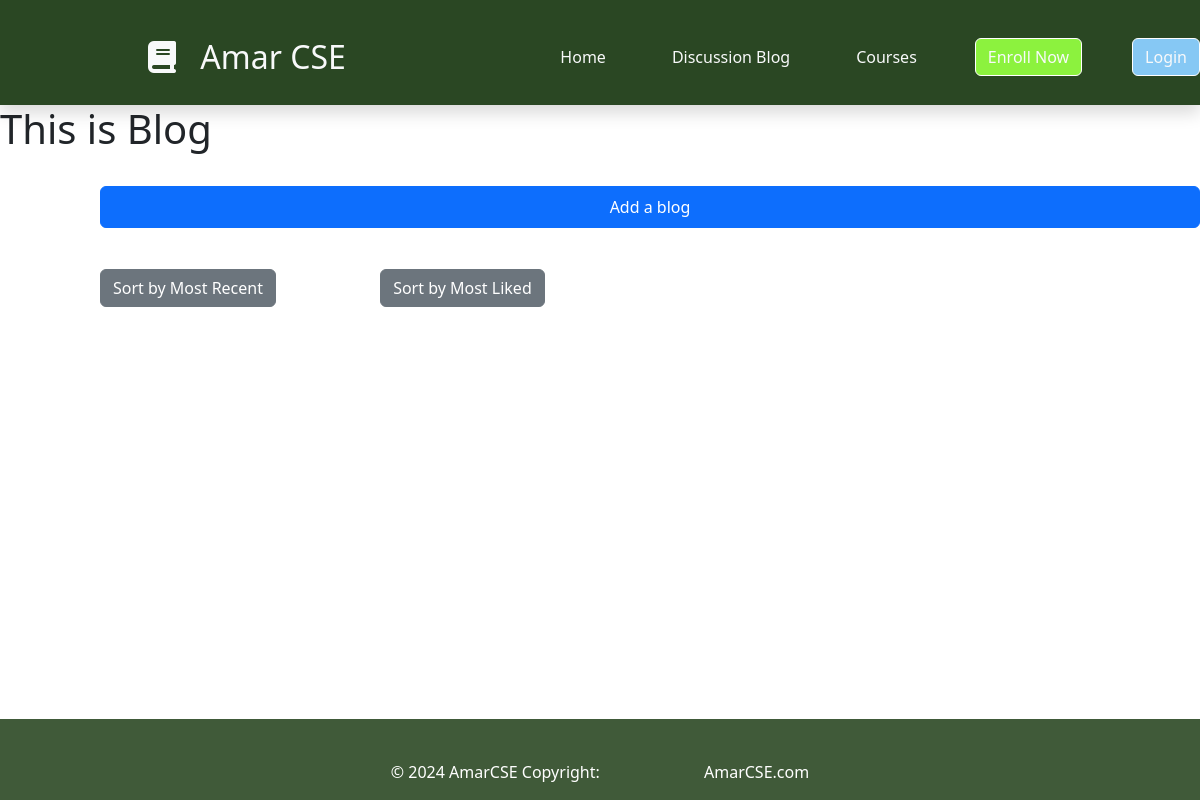
The app's page /blog/blog/, older data.
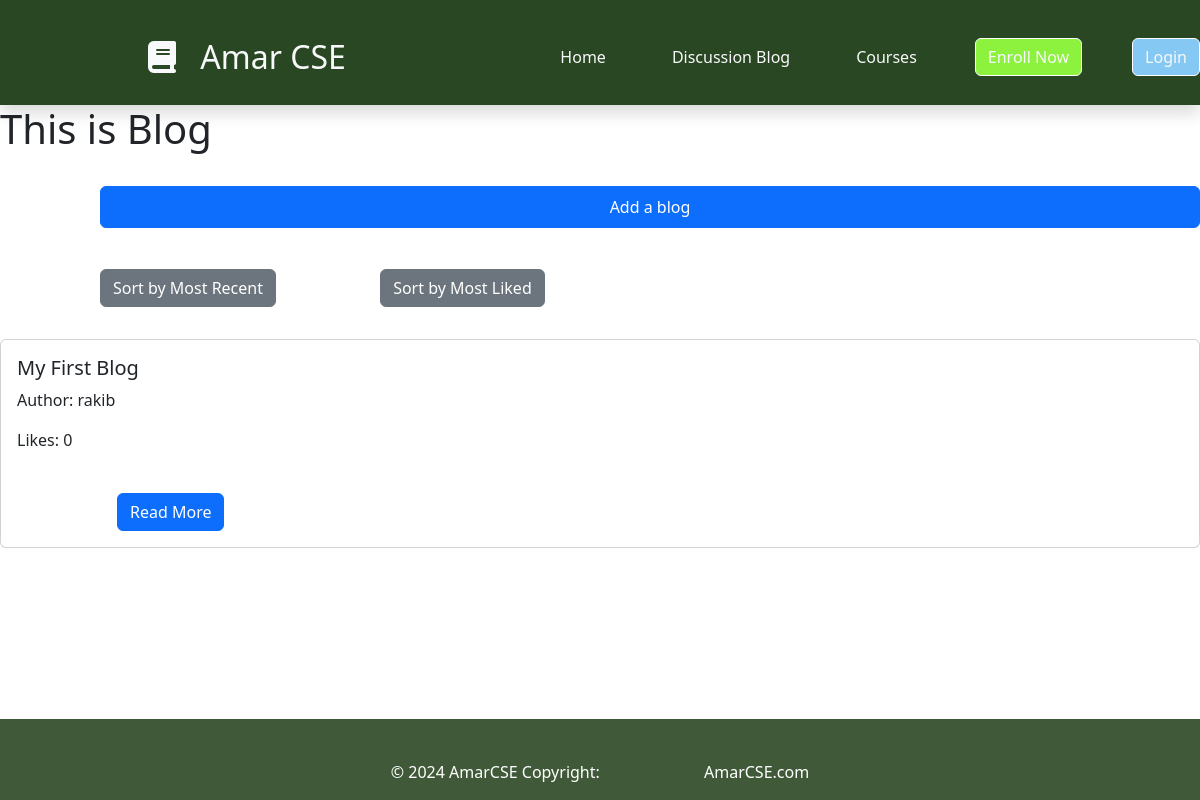
The same page, newer data.
### blog/models.py (models this page shows, shortened)
class BlogPost(models.Model):
    display_image= models.ImageField(upload_to='blog_images/',null=True,blank=True)
    title = models.CharField(max_length=200)
    content = models.TextField()
    author = models.ForeignKey(User, on_delete=models.CASCADE)
    created = models.DateTimeField(auto_now_add=True)

### blog/views.py (the view)
# urls.py: path('blog/',include('blog.urls')),
def blog(request):
    blogs = BlogPost.objects.annotate(like_count=Count('likes'))
    sort_by = request.GET.get('sort', 'date')
    if sort_by == 'likes':
        blogs = blogs.order_by('-like_count', '-created')
    else:
        blogs = blogs.order_by('-created')
    return render(request, 'blog/blog.html', {'blog': blogs})

### template/blog/blog.html (shortened to what this page needs)
{% extends 'base.html' %}
{% block content %}
    <h1>This is Blog</h1>
    <a href="{% url 'addblog' %}" class="btn btn-primary px-5 py-2">Add a blog</a>
    <div class="my-3">
        <a href="?sort=date" class="btn btn-secondary">Sort by Most Recent</a>
        <a href="?sort=likes" class="btn btn-secondary">Sort by Most Liked</a>
    </div>
    {% for b in blog %}
    <div class="card my-3">
        <div class="card-body">
            <h5 class="card-title">{{ b.title }}</h5>
            <p>Author: {{ b.author }}</p>
            <p>Likes: {{ b.like_count }}</p>
            <a href="{% url 'blog_details' b.id %}" class="btn btn-primary">Read More</a>
        </div>
    </div>
    {% endfor %}
{% endblock %}

### template/base.html (shortened to what this page needs)
<!DOCTYPE html>
{% load static %}
<html lang="en">
<head>
    <link href="https://cdn.jsdelivr.net/npm/bootstrap@5.3.3/dist/css/bootstrap.min.css" rel="stylesheet">
    <link rel="stylesheet" href="{% static 'css/style.css'%}">
    <link rel="stylesheet" href="{% static 'css/index.css'%}">
    <link rel="stylesheet" href="{% static 'css/index1.css'%}">
    <link rel="stylesheet" href="{% static 'css/index2.css'%}">
    <link rel="stylesheet" href="{% static 'css/learningcontent.css'%}">
    <link rel="stylesheet" href="{% static 'css/lectures.css'%}">
    <link rel="stylesheet" href="{% static 'css/exercise.css'%}">
    <link rel="stylesheet" href="{% static 'css/user.css'%}">
    <link rel="stylesheet" href="{% static 'codemirror/lib/codemirror.css' %}">
    <link rel="stylesheet" href="https://cdnjs.cloudflare.com/ajax/libs/codemirror/5.65.10/codemirror.min.css">
</head>
<body>
    {%include 'components/header.html' %}
    {% block content %}{% endblock %}
    <br>
    {%include 'components/footer.html' %}
</body>
</html>

### template/components/header.html (shortened to what this page needs)
<section>
    <div>
        <nav class="navbar navbar-expand-lg shadow sticky-top pb-4" style="background-color: #2a4723;">
            <a href="{% url 'index' %}" class="navbar-brand d-flex align-items-center px-4 px-lg-5">
                <h2 class="m-0 text-light"><i class="fa fa-book me-3"></i> Amar CSE</h2>
            </a>
            <div class="collapse navbar-collapse justify-content-between" id="navbarCollapse">
                <div class="navbar-nav ms-auto p-4 p-lg-0">
                    <a href="{% url 'index' %}" class="nav-item1 nav-link text-light active">Home</a>
                    <a href="{% url 'blog' %}" class="nav-item1 nav-link text-light">Discussion Blog</a>
                    <a href="{% url 'academic_course' %}" class="nav-item1 nav-link text-light">Courses</a>
                </div>
                {% if user.is_authenticated %}
                    <div class="d-flex align-items-center">
                        <a href="{% url 'code_editor' %}" class="nav-item1 nav-link text-light">Python Editor</a>
                        <a href="{% url 'profile' %}">
                            <h3 class="m-0 text-light"><i class="fa-solid fa-user"></i> Hello {{ user }} !! </h3>
                        </a>
                        <a href="{% url 'logout' %}" class="btn nav-item1 text-light" style="background-color: #4bc944; border-color: #ffffff;">Logout</a>
                    </div>
                {% else %}
                    <div class="d-flex align-items-center">
                        <a href="{% url 'register' %}" class="btn nav-item1 text-light" style="background-color: #8cf23e; border-color: #ffffff;">Enroll Now</a>
                        <a href="{% url 'login' %}" class="btn nav-item1 text-light" style="background-color: #86c8f4; border-color: #ffffff;">Login</a>
                    </div>
                {% endif %}
            </div>
        </nav>
    </div>
</section>

### template/components/footer.html
{% load static %}
<body class="d-flex flex-column min-vh-100">
    <footer class="mt-auto text-center" style="background-color: #2a4723; color: #ffffff;">
        <div>
            <div class="text-center p-3" style="background-color: rgba(255, 255, 255, 0.1);">
                © 2024 AmarCSE Copyright:
                <a class="text-white" href="{% url 'index' %}">AmarCSE.com</a>
            </div>
        </div>
    </footer>
</body>

### static/css/style.css (style rules this page uses)
*:before, *:after { padding: 0; margin: 0; box-sizing: border-box; }
::placeholder { color: #e5e5e5; }
a { color: #23a2f6; text-decoration: none; display: inline-block; margin-left: 100px; margin-top: 25px; }
.nav-item1 { margin-left: 50px; }

### static/css/learningcontent.css (style rules this page uses)
* { margin: 0; padding: 0; }

### static/css/user.css (style rules this page uses)
* { margin: 0px; padding: 0px; }

Row changes from the older to the newer data that the page shows:
added BlogPost: title "My First Blog", author "rakib", like_count "0"
